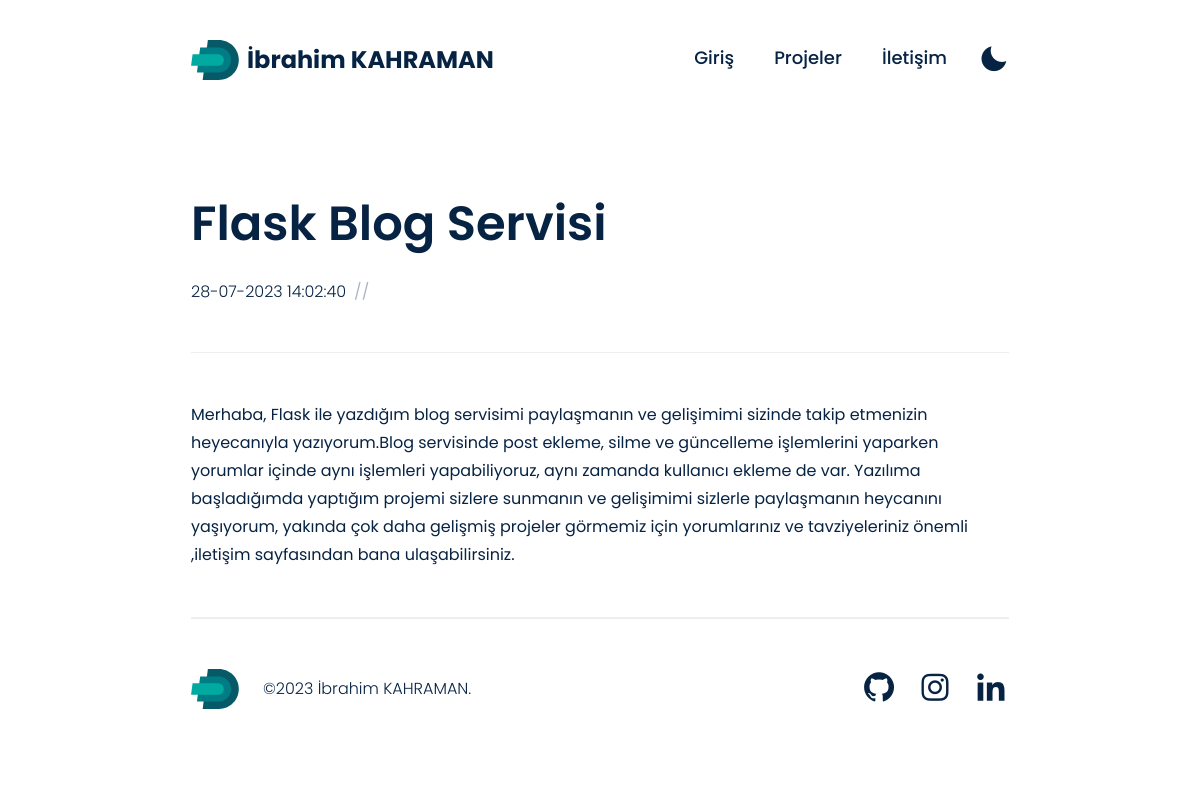
The page /blog/1 on the database its author committed.
### tables this page shows
CREATE TABLE posts (id INTEGER PRIMARY KEY AUTOINCREMENT, title TEXT, summary TEXT, content TEXT, img TEXT, created_on INTEGER);

### main.py (the view)
@app.route('/blog/<int:post_id>')
def blog(post_id):
    blog_data = []
    with sqlite3.connect('myblog.db') as conn:
        cursor = conn.cursor()
        cursor.execute('SELECT * FROM posts WHERE id = ?', (post_id,))
        row = cursor.fetchone()
        if row is None:
            return "Post not found.", 404
        blog_data = {
            'title': row[1],
            'content': row[3],
            'created_on': row[5]
        }
    return render_template('post.html', blog_data=blog_data)

### templates/post.html (shortened to what this page needs)
<!DOCTYPE html>
<html lang="tr">
  <head>
  <link
    rel="stylesheet"
    href="https://unpkg.com/boxicons@2.0.7/css/boxicons.min.css"
  />
  <link
    href="{{ url_for('static', filename='/styles/main.min.css') }}"
    media="screen"
    rel="stylesheet"
  />
  <link
    rel="stylesheet"
    href="https://cdnjs.cloudflare.com/ajax/libs/highlight.js/10.5.0/styles/atom-one-dark.min.css"
  />
</head>
<body
  x-data="global()"
  x-init="themeInit()"
  :class="isMobileMenuOpen ? 'max-h-screen overflow-hidden relative' : ''"
  class="dark:bg-primary"
>
  <div id="main">
    <div class="container mx-auto">
<div class="flex items-center justify-between py-6 lg:py-10">
  <a href="/" class="flex items-center">
    <span href="/" class="mr-2">
      <img src="/assets/img/logo.svg" alt="logo" />
    </span>
    <p
      class="hidden font-body text-2xl font-bold text-primary dark:text-white lg:block"
    >
      İbrahim KAHRAMAN
    </p>
  </a>
  <div class="hidden lg:block">
    <ul class="flex items-center">
      <li class="group relative mr-6 mb-1">
        <a
          href="/"
          class="relative z-30 block px-2 font-body text-lg font-medium text-primary transition-colors group-hover:text-green dark:text-white dark:group-hover:text-secondary"
          >Giriş</a
        >
      </li>
      <li class="group relative mr-6 mb-1">
        <a
          href="/project"
          class="relative z-30 block px-2 font-body text-lg font-medium text-primary transition-colors group-hover:text-green dark:text-white dark:group-hover:text-secondary"
          >Projeler</a
        >
      </li>
      <li class="group relative mr-6 mb-1">
        <a
          href="/contact"
          class="relative z-30 block px-2 font-body text-lg font-medium text-primary transition-colors group-hover:text-green dark:text-white dark:group-hover:text-secondary"
          >İletişim</a
        >
      </li>
      <li>
        <i
          class="bx cursor-pointer text-3xl text-primary dark:text-white"
          @click="themeSwitch()"
          :class="isDarkMode ? 'bxs-sun' : 'bxs-moon'"
        ></i>
      </li>
    </ul>
  </div>
</div>
</div>
  <div>
    <div class="container mx-auto">
      <div class="pt-16 lg:pt-20">
        <div class="border-b border-grey-lighter pb-8 sm:pb-12">
          <h2 class="block font-body text-3xl font-semibold leading-tight text-primary dark:text-white sm:text-4xl md:text-5xl">
            {{blog_data.title}}
          </h2>
          <div class="flex items-center pt-5 sm:pt-8">
            <p class="pr-2 font-body font-light text-primary dark:text-white">
              {{blog_data.created_on}}
            </p>
            <span class="vdark:text-white font-body text-grey">//</span>
          </div>
        </div>
        <div class="prose prose max-w-none border-b border-grey-lighter py-8 dark:prose-dark sm:py-12">
          {{blog_data.content}}
        </div>
      </div>
  </div>
  <div class="container mx-auto">
    <div
      class="flex flex-col items-center justify-between border-t border-grey-lighter py-10 sm:flex-row sm:py-12"
    >
      <div class="mr-auto flex flex-col items-center sm:flex-row">
        <a href="/" class="mr-auto sm:mr-6">
          <img src="/assets/img/logo.svg" alt="logo" />
        </a>
        <p class="pt-5 font-body font-light text-primary dark:text-white sm:pt-0">
          ©2023 İbrahim KAHRAMAN.
        </p>
      </div>
      <div class="mr-auto flex items-center pt-5 sm:mr-0 sm:pt-0">
        <a href="https://github.com/iibrahimkahramann" target="_blank">
          <i
            class="text-4xl text-primary dark:text-white pl-5 hover:text-secondary dark:hover:text-secondary transition-colors bx bxl-github"
          ></i>
        </a>
        <a href="https://www.instagram.com/iibrahimkahramnn/" target="_blank">
          <i
            class="text-4xl text-primary dark:text-white pl-5 hover:text-secondary dark:hover:text-secondary transition-colors bx bxl-instagram"
          ></i>
        </a>
        <a href="https://www.linkedin.com/in/ibrahim-kahraman-3126a8262// " target="_blank">
          <i
            class="text-4xl text-primary dark:text-white pl-5 hover:text-secondary dark:hover:text-secondary transition-colors bx bxl-linkedin"
          ></i>
        </a>
      </div>
    </div>
  </div>
      </div>
    </body>
  </html>

### rows shown on the page
posts: title "Flask Blog Servisi", created_on "28-07-2023 14:02:40", content "Merhaba, Flask ile yazdığım blog servisimi paylaşmanın ve gelişimimi sizinde takip etmenizin heyecanıyla yazıyorum.Blog servisinde post ekleme, silme ve güncelleme işlemlerini yaparken yorumlar içinde aynı işlemleri yapabiliyoruz, aynı zamanda kullanıcı ekleme de var. Yazılıma başladığımda yaptığım projemi sizlere sunmanın ve gelişimimi sizlerle paylaşmanın heycanını yaşıyorum, yakında çok daha gelişmiş projeler görmemiz için yorumlarınız ve tavziyeleriniz önemli ,iletişim sayfasından bana ulaşabilirsiniz."
